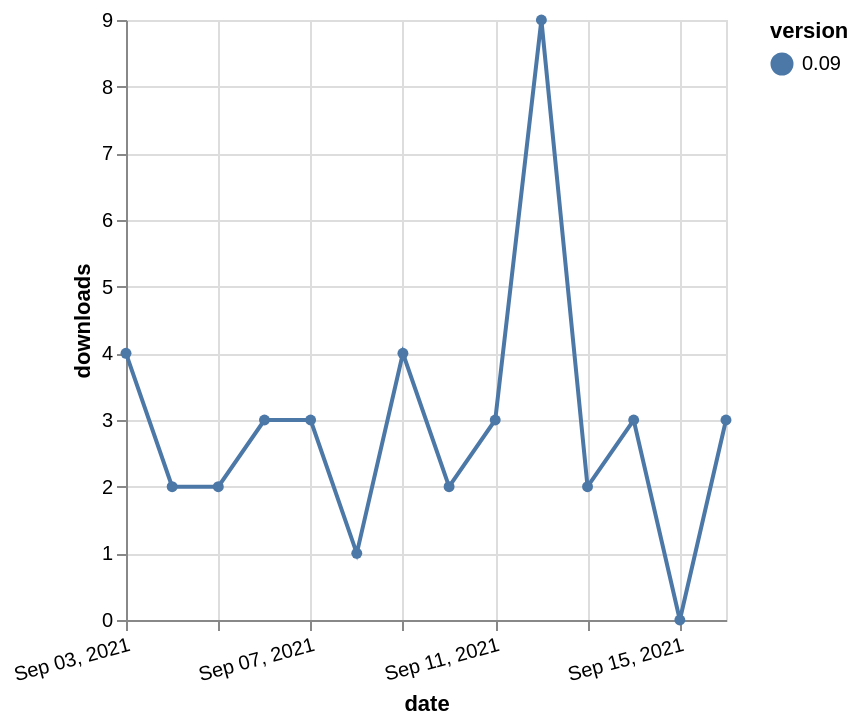

Write the Vega-Lite specification saved for this chart.
### Vega-Lite specification from a JSON file in a GitHub repository (floating-point values rounded to 4 significant figures)
{"$schema": "https://vega.github.io/schema/vega-lite/v5.json", "description": "A simple bar chart with embedded data.", "data": {"values": [{"date": "2021-09-03", "total": 2840, "delta": 4, "version": "0.09"}, {"date": "2021-09-04", "total": 2842, "delta": 2, "version": "0.09"}, {"date": "2021-09-05", "total": 2844, "delta": 2, "version": "0.09"}, {"date": "2021-09-06", "total": 2847, "delta": 3, "version": "0.09"}, {"date": "2021-09-07", "total": 2850, "delta": 3, "version": "0.09"}, {"date": "2021-09-08", "total": 2851, "delta": 1, "version": "0.09"}, {"date": "2021-09-09", "total": 2855, "delta": 4, "version": "0.09"}, {"date": "2021-09-10", "total": 2857, "delta": 2, "version": "0.09"}, {"date": "2021-09-11", "total": 2860, "delta": 3, "version": "0.09"}, {"date": "2021-09-12", "total": 2869, "delta": 9, "version": "0.09"}, {"date": "2021-09-13", "total": 2871, "delta": 2, "version": "0.09"}, {"date": "2021-09-14", "total": 2874, "delta": 3, "version": "0.09"}, {"date": "2021-09-15", "total": 2874, "delta": 0, "version": "0.09"}, {"date": "2021-09-16", "total": 2877, "delta": 3, "version": "0.09"}]}, "width": "container", "mark": {"type": "line", "point": {"filled": true}}, "encoding": {"x": {"field": "date", "type": "temporal", "timeUnit": "yearmonthdate", "title": "date", "axis": {"labelAngle": -15}}, "y": {"field": "delta", "type": "quantitative", "title": "downloads"}, "color": {"field": "version", "type": "nominal"}, "tooltip": {"field": "delta"}}}
